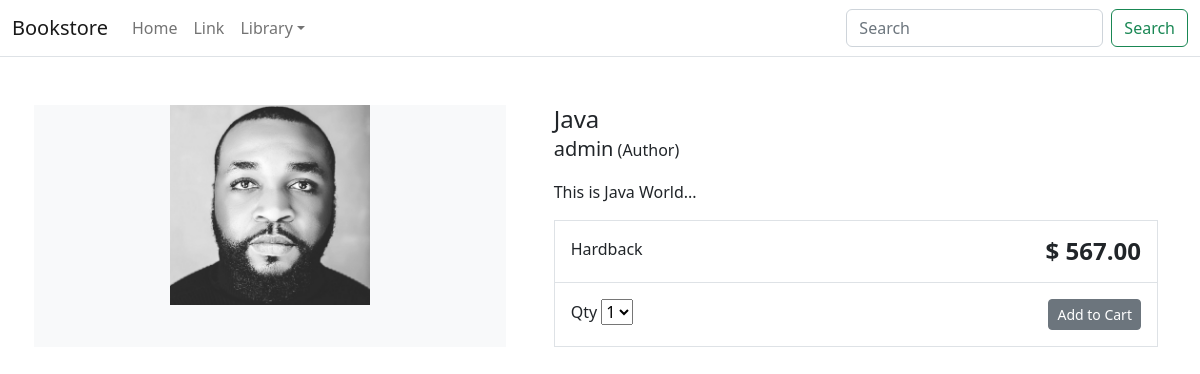
Page /item/java/ on the committed database.
### store/models.py (models this page shows, shortened)
class Product(models.Model):
    category = models.ForeignKey(Category, related_name="product", on_delete=models.CASCADE)
    created_by = models.ForeignKey(User, on_delete=models.CASCADE, related_name="product_creator")
    title = models.CharField(max_length=255)
    author = models.CharField(max_length=255, default="admin")
    description = models.TextField(blank=True)
    image = models.ImageField(upload_to="images/")
    slug = models.SlugField(max_length=255)
    price = models.DecimalField(max_digits=5, decimal_places=2)
    in_stock = models.BooleanField(default=True)
    is_active = models.BooleanField(default=True)
    created = models.DateTimeField(auto_now_add=True)
    updated = models.DateTimeField(auto_now=True)
    class Meta:
        verbose_name_plural = "Products"
        ordering = ("-created",)

### store/views.py (the view)
# urls.py: path('item/<slug:slug>/', views.product_detail, name="product_detail"),
def product_detail(request, slug):
    product = get_object_or_404(Product, slug=slug, in_stock=True)
    context={'product':product}
    return render(request, 'store/products/detail.html', context)

### store/models.py (called while the page is built)
    def get_absolute_url(self):
        return reverse('store:category_list', args=[self.slug])

### store/views.py (called while the page is built)
def categories(request):
    return {
        'categories': Category.objects.all()
    }

### templates/store/products/detail.html (shortened to what this page needs)
{% extends "../base.html" %}
{% block content %}
<div class="container">
    <main class="pt-5">
        <div class="row g-3">
            <div class="col-md-5 col-lg-5 order-md-first bg-light">
                <img class="img-fluid mx-auto d-block" width="200px" alt="Responsive image" src="{{ product.image.url }}">
            </div>
            <div class="col-md-7 col-lg-7 ps-md-3 ps-lg-5">
                <h1 class="mb-0 h4">{{product.title}}</h1>
                <p><span class="lead">{{ product.author }}</span> (Author)</p>
                <p>{{ product.description|slice:":355" }}...</p>
                <div class="border">
                    <div class="col border-bottom">
                        <div class="row p-3">
                            <div class="col-6">Hardback</div>
                            <div class="col-6 text-end"><span class="h4 fw-bold">$ {{ product.price }}</span></div>
                        </div>
                    </div>
                    <div class="col">
                        <div class="row p-3">
                            <div class="col-6">
                                <label for="select">Qty</label>
                                <select id="select">
                                    <option value="">1</option>
                                </select>
                            </div>
                            <div class="col-6 text-end"><button type="button" class="btn btn-secondary btn-sm">Add to Cart</button></div>
                        </div>
                    </div>
                </div>
            </div>
        </div>
    </main>
</div>
{% endblock %}

### rows in the picture
Product: image (picture), title "Java", author "admin", description "This is Java World", price "567.00"
